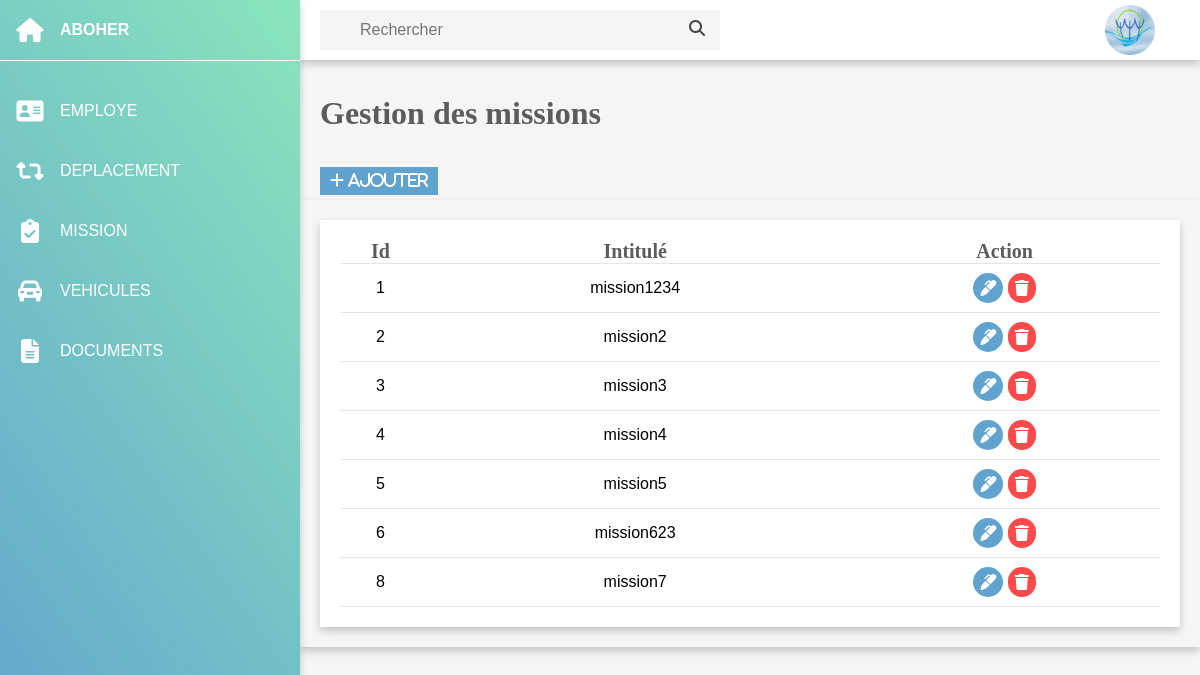
Page /Application-Gestion-Deplacements/mission.php on the committed database.
### tables this page shows
CREATE TABLE IF NOT EXISTS `mission` (
  `id_mission` int(10) NOT NULL AUTO_INCREMENT,
  `intitule` varchar(50) NOT NULL,
  PRIMARY KEY (`id_mission`)
);

### Application-Gestion-Deplacements/mission.php (the view, shortened to what this page needs)
<?php
  require_once ('connect.php');
  $ReadSql = "SELECT * FROM `mission` ";
  $res = mysqli_query($con, $ReadSql);
 ?>
<!DOCTYPE html>
<html lang="en">
<head>
    <link rel="stylesheet" href="style.css">
</head>
<body>
    <div class="container">
        <div class="sidebar">
            <ul>
                <li>
                    <a href="">
                        <i class="fas fa-home"> </i>
                        <div class="title">ABOHER</div>
                    </a>
                </li>
                <li>
                    <a href="employe.php">
                        <i class="fas fa-address-card"> </i>
                        <div class="title">EMPLOYE</div>
                    </a>
                </li>
                <li>
                    <a href="deplacement.php">
                        <i class="fas fa-retweet"> </i>
                        <div class="title">DEPLACEMENT </div>
                    </a>
                </li>
                <li>
                    <a href="mission.php">
                        <i class="fas fa-clipboard-check"> </i>
                        <div class="title">MISSION </div>
                    </a>
                </li>
                <li>
                    <a href="vehicule.php">
                        <i class="fas fa-car-alt"> </i>
                        <div class="title">VEHICULES </div>
                    </a>
                </li>
                <li>
                    <a href="fichier.php">
                        <i class="fas fa-file-alt"></i>
                        <div class="title">DOCUMENTS</div>
                    </a>
                </li>
            </ul>
        </div>
        <div class="main">
            <div class="top-bar">
            <div class="search">
               <form action="searchMission.php">
                <input type="text" name="search" placeholder="Rechercher">
                <label for="search"><i class="fas fa-search"></i></label>
               </form>
            </div>
            <div class="user">
                 <img src="aboher.jpg" alt="">
            </div>
            </div>
            <div class="cards">
                    <div class="card-content">
                    <div class="the"><pre><h1 >Gestion des missions</h1></pre></div>
                    </div>
            </div>
            <div class="heading">
                    <a href="addMission.php" class="btnn"> <i class="fas fa-plus">  Ajouter</i></a>
            </div>
            <div class="tables">
                <div class="Mission">
                    <div class="row">
        <div class="col-md-8 mx-auto mt-4">
            <div class="card">
            <div class=" card-body">
            <table class="table">
                <thead>
                    <tr>
                        <th>Id</th>
                        <th>Intitulé</th>
                        <th>Action</th>
                    </tr>
                </thead>
                <tbody>
                <?php
                    while($row = $res->fetch_assoc()):
                ?>
                    <tr>
                        <td><?php echo $row['id_mission'];?></td>
                        <td><?php echo $row['intitule'];?></td>
                        <td><a href="updateMission.php?id_mission=<?php echo $row['id_mission'];?>"  class="btn-btn-warning btn-xs"><i class="fa fa-marker" title="Modifier"></i></a> <a href="deleteMission.php?id_mission=<?php echo $row['id_mission'];?>" class="btn-btn-danger btn-xs" title="Supprimer"><i class="fas fa-trash"></i></a></td>
                    </tr>
                <?php
                    endwhile;
                ?>
                </tbody>
            </table>
            </div>
          </div>
        </div>
    </div>
                </div>
            </div>
        </div>
    </div>
    </body>
</html>
    </body>
</html>
    </body>
</html>

### Application-Gestion-Deplacements/style.css (style rules this page uses)
* { margin:0; padding: 0; box-sizing: border-box; font-family: 'Poppins',sans-serif; }
body { overflow-x: hidden; }
.container { position: relative; width: 100%; }
.sidebar { position:fixed; width:300px; height: 100%; background:linear-gradient(45deg,#ef4,#47cb ) ; overflow-x: hidden; box-shadow: 0 4px 8px 0 rgba(0,0,0,0.2); z-index: 2; }
.sidebar ul li a { width: 100%; text-decoration: none; height: 60px; color: #fff; display: flex; align-items: center; }
.sidebar ul li:first-child { line-height: 60px; margin-bottom: 20px; font-weight: 600; border-bottom: 1px solid #fff; }
.sidebar ul li a i { min-width: 60px; font-size: 24px; text-align: center; }
.main { position: absolute; width:calc(100% - 300px); min-height: 100vh; left: 300px; background: #f5f5f5; }
.top-bar { position: fixed; height: 60px; width:calc(100% - 300px) ; background: #fff; display: grid; grid-template-columns: 10fr 0.4fr 1fr ; grid-gap:5px; align-items: center ; color: #444; padding: 0 20px; box-shadow: 0 4px 8px 0 rgba(0,0,0,0.2); z-index: 1 ; }
.top-bar .search { position: relative; max-width: 400px; }
.search input { width:100%; min-width: 128px; height: 40px; padding: 0 40px; font-size: 16px; outline: none; border: none; background: #f5f5f5; }
.search i { position: absolute; right:15px; top:10px; }
.user { position: relative; width: 50px; height:50px; cursor: pointer; }
img { position:absolute; width: 100%; height: 100%; top: 0; left: 0; object-fit:cover; }
.cards { margin-top: 60px; width:100%; padding: 35px 20px; display: grid; grid-template-columns: repeat(4, 1fr); grid-gap: 20px ; }
.tables { min-height: 350px; margin-top: 5px; border-collapse: collapse; width: 100%; background:#f5f5f5; padding: 20px; box-shadow: 0 4px 8px 0 rgba(0,0,0,0.2); }
.heading { display: flex; align-items: center; justify-content: space-between; color: #fff; }
table { margin-top:z0px; width:100%; border-collapse: collapse; text-align: center; }
table tr { border-bottom: 1px solid rgba(0,0,0,0.1); }
td { padding: 9px 5px; }
td i { padding: 7px; color:#fff; border-radius: 50px; }
.fa-trash { background: #FE4A4A }
.fa-marker { background: #60A3CF ; }
.sidebar { background:linear-gradient(55deg,#60A3CF, #89E5BC) ; }

### Application-Gestion-Deplacements/mission.php (style rules this page uses)
.Mission { min-height: 350px; background: #fff; padding: 20px; box-shadow: 0 4px 8px 0 rgba(0,0,0,0.2); }
.cards h1 { color:#5D5B5B ; font-family: "Times New Roman", Times,sans-serif; }
.table th { color:#5D5B5B ; font-family: "Times New Roman", Times,sans-serif; font-size:20px; }
.btnn { padding: 5px 10px; background: #60A3CF; color: #fff; text-decoration: none; text-align:center; margin-left:20px; }

### rows in the picture
mission: id_mission "1", intitule "mission1234"
mission: id_mission "2", intitule "mission2"
mission: id_mission "3", intitule "mission3"
mission: id_mission "4", intitule "mission4"
mission: id_mission "5", intitule "mission5"
mission: id_mission "6", intitule "mission623"
mission: id_mission "8", intitule "mission7"
